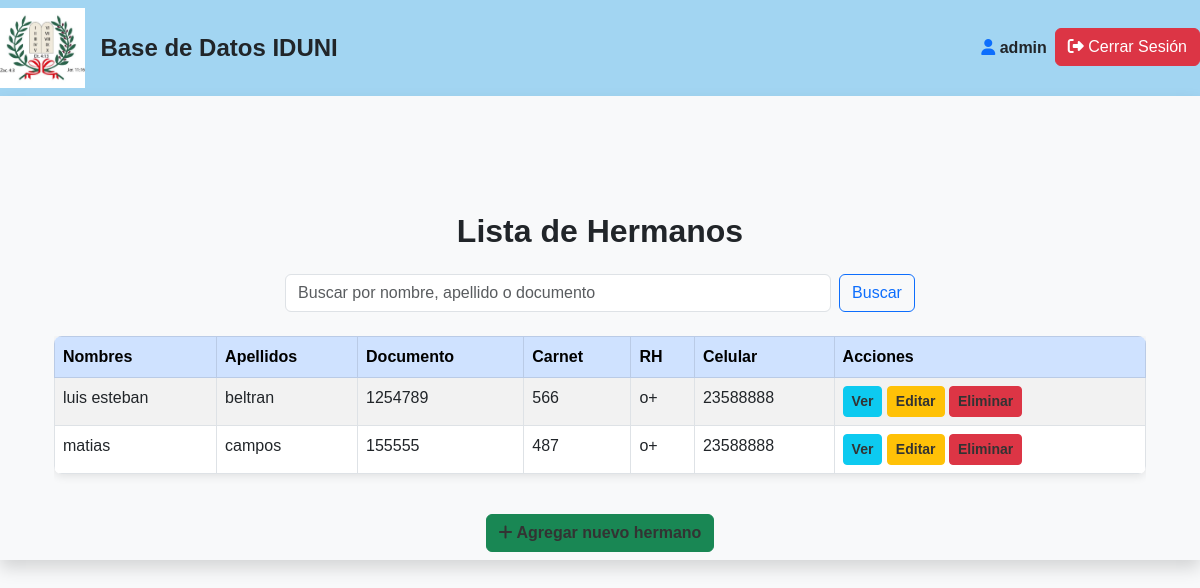
/hermanos/ (signed in), run on the app's committed database.
### feligreses/models.py (models this page shows, shortened)
class Feligres(models.Model):
    nombres = models.CharField(max_length=100)
    apellidos = models.CharField(max_length=100)
    documento_identidad = models.CharField(max_length=50)
    carnet = models.CharField(max_length=50, blank=True, null=True)
    departamento_nacimiento = models.CharField(max_length=100)
    fecha_nacimiento = models.DateField()
    estado_civil = models.CharField(max_length=50)
    tipo_sangre = models.CharField(max_length=5)  # RH
    cargo_eclesiastico = models.CharField(max_length=100, blank=True, null=True)
    fecha_ingreso = models.DateField()
    primaria = models.CharField(max_length=100, blank=True, null=True)
    secundaria = models.CharField(max_length=100, blank=True, null=True)
    universitaria = models.CharField(max_length=100, blank=True, null=True)
    otros_titulos = models.TextField(blank=True, null=True)
    ocupacion = models.CharField(max_length=100, blank=True, null=True)
    domicilio = models.CharField(max_length=255)
    celular = models.CharField(max_length=50)
    correo = models.EmailField(blank=True, null=True)
    nombre_familiar = models.CharField(max_length=100, blank=True, null=True)
    celular_familiar = models.CharField(max_length=50, blank=True, null=True)
    bautismo_fecha = models.DateField(blank=True, null=True)
    bautismo_lugar = models.CharField(max_length=100, blank=True, null=True)
    matrimonio_civil_fecha = models.DateField(blank=True, null=True)
    matrimonio_civil_lugar = models.CharField(max_length=100, blank=True, null=True)
    matrimonio_civil_archivo = models.FileField(upload_to="matrimonio_civil/", blank=True, null=True)
    matrimonio_eclesiastico_fecha = models.DateField(blank=True, null=True)
    matrimonio_eclesiastico_lugar = models.CharField(max_length=100, blank=True, null=True)
    matrimonio_eclesiastico_archivo = models.FileField(upload_to="matrimonio_eclesiastico/", blank=True, null=True)
    conyugue_nombre = models.CharField(max_length=100, blank=True, null=True)
    conyugue_celular = models.CharField(max_length=50, blank=True, null=True)
    hijos_menores = models.TextField(blank=True, null=True)
    observaciones = models.TextField(blank=True, null=True)
    antecedentes = models.TextField(blank=True, null=True)
    foto = models.ImageField(upload_to="fotos/", blank=True, null=True)
    fotocopia_id = models.FileField(upload_to="documentos/id/", blank=True, null=True)
    membresia = models.FileField(upload_to="documentos/membresia/", blank=True, null=True)

### feligreses/views.py (the view)
# urls.py: path('', lista_hermanos, name='lista_hermanos'),
@login_required
def lista_hermanos(request):
    query = request.GET.get('q', '')
    if query:
        hermanos = Feligres.objects.filter(
            Q(nombres__icontains=query) |
            Q(apellidos__icontains=query) |
            Q(documento_identidad__icontains=query)
        )
    else:
        hermanos = Feligres.objects.all()
    return render(request, 'feligreses/lista_hermanos.html', {'hermanos': hermanos})

### feligreses/templates/feligreses/lista_hermanos.html
{% extends 'base.html' %}
{% block content %}
<div class="container mt-4">
    <h2 class="mb-4 text-center">Lista de Hermanos</h2>
    <form method="get" class="mb-4 d-flex justify-content-center" role="search">
        <input type="text" name="q" class="form-control w-50 me-2" placeholder="Buscar por nombre, apellido o documento" value="{{ request.GET.q }}">
        <button type="submit" class="btn btn-outline-primary">Buscar</button>
      </form>
    {% if hermanos %}
    <div class="table-responsive">
        <table class="table table-bordered table-striped table-hover">
            <thead class="table-primary">
                <tr>
                    <th>Nombres</th>
                    <th>Apellidos</th>
                    <th>Documento</th>
                    <th>Carnet</th>
                    <th>RH</th>
                    <th>Celular</th>
                    <th>Acciones</th>
                </tr>
            </thead>
            <tbody>
                {% for hermano in hermanos %}
                <tr>
                    <td>{{ hermano.nombres|default:"Sin registro" }}</td>
                    <td>{{ hermano.apellidos|default:"Sin registro" }}</td>
                    <td>{{ hermano.documento_identidad }}</td>
                    <td>{{ hermano.carnet|default:"-" }}</td>
                    <td>{{ hermano.tipo_sangre }}</td>
                    <td>{{ hermano.celular }}</td>
                    <td>
                        <a href="{% url 'detalle_hermano' hermano.id %}" class="btn btn-info btn-sm">Ver</a>
                        <a href="{% url 'editar_hermano' hermano.id %}" class="btn btn-warning btn-sm">Editar</a>
                        <a href="{% url 'eliminar_hermano' hermano.id %}" class="btn btn-danger btn-sm">Eliminar</a>
                    </td>
                </tr>
                {% endfor %}
            </tbody>
        </table>
    </div>
    {% else %}
    <p class="text-center">No hay hermanos registrados.</p>
    {% endif %}
    <div class="text-center mt-4">
        <a href="{% url 'agregar_hermano' %}" class="btn btn-success">
            <i class="fas fa-plus"></i> Agregar nuevo hermano
        </a>
    </div>
</div>
{% endblock %}

### feligreses/templates/base.html (shortened to what this page needs)
{% load static %}
<!DOCTYPE html>
<html lang="es">
<head>
    <link href="https://cdn.jsdelivr.net/npm/bootstrap@5.3.0/dist/css/bootstrap.min.css" rel="stylesheet">
    <link rel="stylesheet" href="https://cdn.jsdelivr.net/npm/bootstrap@5.3.0/dist/css/bootstrap.min.css">
    <link rel="stylesheet" href="https://cdnjs.cloudflare.com/ajax/libs/font-awesome/6.4.2/css/all.min.css">
    <link rel="stylesheet" href="{% static 'css/styles.css' %}">
</head>
<body>
    <nav class="navbar navbar-expand-lg navbar-light" style="background-color: #f8f9fa;">
        <div class="d-flex align-items-center">
            <img src="{% static 'img/tablas.png' %}" alt="Logo" style="height: 80px; width: auto; margin-right: 15px;">
            <h4 class="mb-0"><strong>Base de Datos IDUNI</strong></h4>
          </div>
            <div class="collapse navbar-collapse justify-content-end" id="navbarNav">
                {% if user.is_authenticated %}
                    <ul class="navbar-nav">
                        <li class="nav-item">
                            <span class="nav-link fw-bold text-dark">
                                <i class="fas fa-user text-primary"></i> {{ user.username }}
                            </span>
                        </li>
                        <li class="nav-item">
                            <form method="POST" action="{% url 'logout' %}" style="display: inline;">
                                <button type="submit" class="btn btn-danger">
                                  <i class="fas fa-sign-out-alt"></i> Cerrar Sesión
                                </button>
                              </form>
                        </li>
                    </ul>
                {% else %}
                <a href="{% url 'login' %}" class="btn btn-primary">
                        <i class="fas fa-sign-in-alt"></i> Iniciar Sesión
                    </a>
                {% endif %}
            </div>
    </nav>
    <nav class="navbar navbar-expand-lg navbar-light shadow" style="background-color: #f8f9fa !important;">
    <div class="container mt-4">
        {% block content %}{% endblock %}
    </div>
</body>
</html>

### feligreses/static/css/styles.css (style rules this page uses)
body { background-color: #f8f9fa; font-family: 'Arial', sans-serif; }
.navbar { background-color: #a2d5f2 !important; }
.navbar a { color: #333 !important; font-weight: bold; }
.table { background-color: white; border-radius: 8px; }
.container { padding-top: 30px; }
h2 { margin-bottom: 20px; font-weight: bold; }
.table { border-radius: 8px; overflow: hidden; box-shadow: 0px 2px 10px rgba(0, 0, 0, 0.1); }
.table-striped tbody tr:nth-of-type(odd) { background-color: #f9f9f9; }

### data on the page
Feligres: nombres "luis esteban", apellidos "beltran", documento_identidad "1254789", carnet "566", tipo_sangre "o+", celular "23588888"
Feligres: nombres "matias", apellidos "campos", documento_identidad "155555", carnet "487", tipo_sangre "o+", celular "23588888"

### other printed values
{{ user.username }} "admin"
